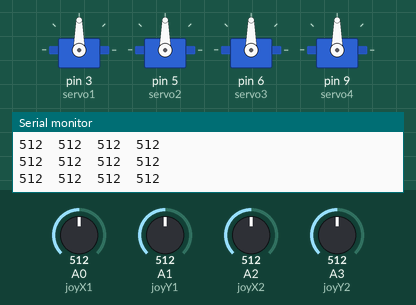
This sketch was run on a simulated Arduino Uno, built with avr-gcc and run on an emulated ATmega328P. On the bench: 4 × servo, the last lines printed to the serial monitor. Inputs (shaded band) come from the test bench; at power-on: A0 (joyX1) = 512, A1 (joyY1) = 512, A2 (joyX2) = 512, A3 (joyY2) = 512.

Above: at 1.2 s.
1.3 s: A0 (joyX1) set to 108
At 1.9 s:
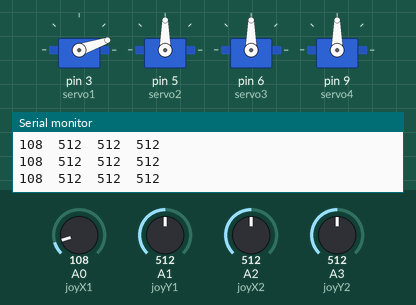
2.8 s: A0 (joyX1) set to 92
At 4.2 s:
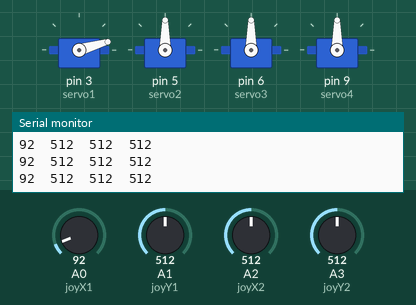
5.8 s: A1 (joyY1) set to 111
At 6.3 s:
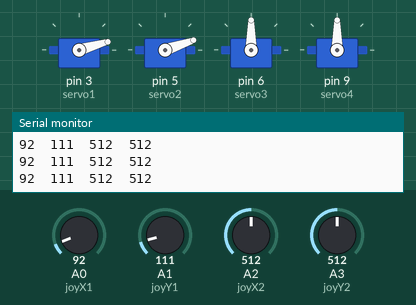
7.3 s: A1 (joyY1) set to 90
At 8.6 s:
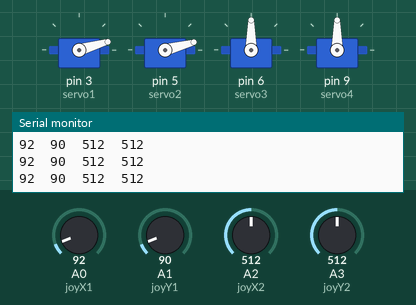
10.3 s: A2 (joyX2) set to 716
At 11.3 s:
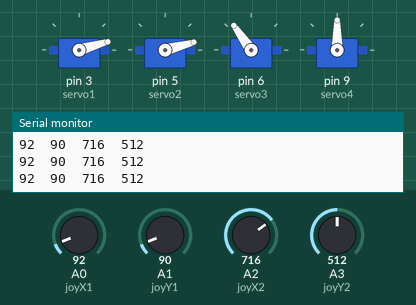
11.8 s: A3 (joyY2) set to 716
At 12.3 s:
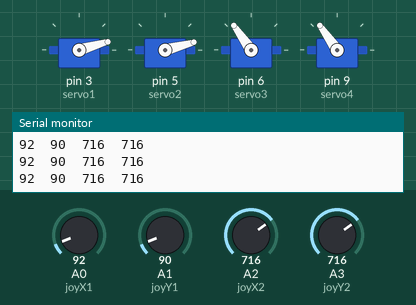
Timing chart, 0 to 14.3 s (numbered marks = the images above; inputs shaded):
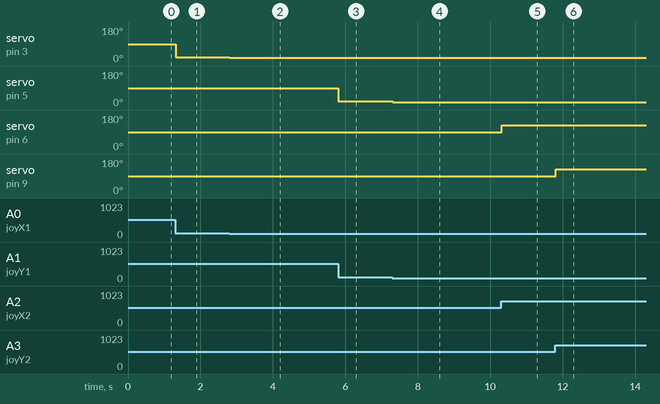

Measured:
- after the input at 1.3 s, servo on pin 3 (servo1): 90° → 19° at once
- after the input at 2.8 s, servo on pin 3 (servo1): 19° → 16° at once
- after the input at 5.8 s, servo on pin 5 (servo2): 90° → 19° at once
- after the input at 7.3 s, servo on pin 5 (servo2): 19° → 15° at once
- after the input at 10.3 s, servo on pin 6 (servo3): 90° → 125° at once
- after the input at 11.8 s, servo on pin 9 (servo4): 90° → 125° at once

The sketch:

robot_arm.ino
```cpp
/*Zeno Modiff
Joystick Controlled Servo
www.youtube.com/ZenoModiff
sreeramzeno@gmail.com
feel free to contact
support me by subscribing to my channel */
#include <Servo.h>
Servo servo1;
Servo servo2;
Servo servo3;
Servo servo4;
int joyX1 = 0;
int joyY1 = 1;
int joyX2 = 2;
int joyY2 = 3;

void setup()

{
  Serial.begin(9600);
  servo1.attach(3);
  servo2.attach(5);
  servo3.attach(6);
  servo4.attach(9);

}

void loop ()

{
  int a = analogRead(joyX1);
  int b = analogRead(joyY1);
  int c = analogRead(joyX2);
  int d = analogRead(joyY2);

  Serial.print(a);
  Serial.print("\t");
  Serial.print(b);
  Serial.print("\t");
  Serial.print(c);
  Serial.print("\t");
  Serial.println(d);

  servo1.write(map(a, 0, 1023, 0, 180));
  servo2.write(map(b, 0, 1023, 0, 180));
  servo3.write(map(c, 0, 1023, 0, 180));
  servo4.write(map(d, 0, 1023, 0, 180));

  delay(10);
 }
```
